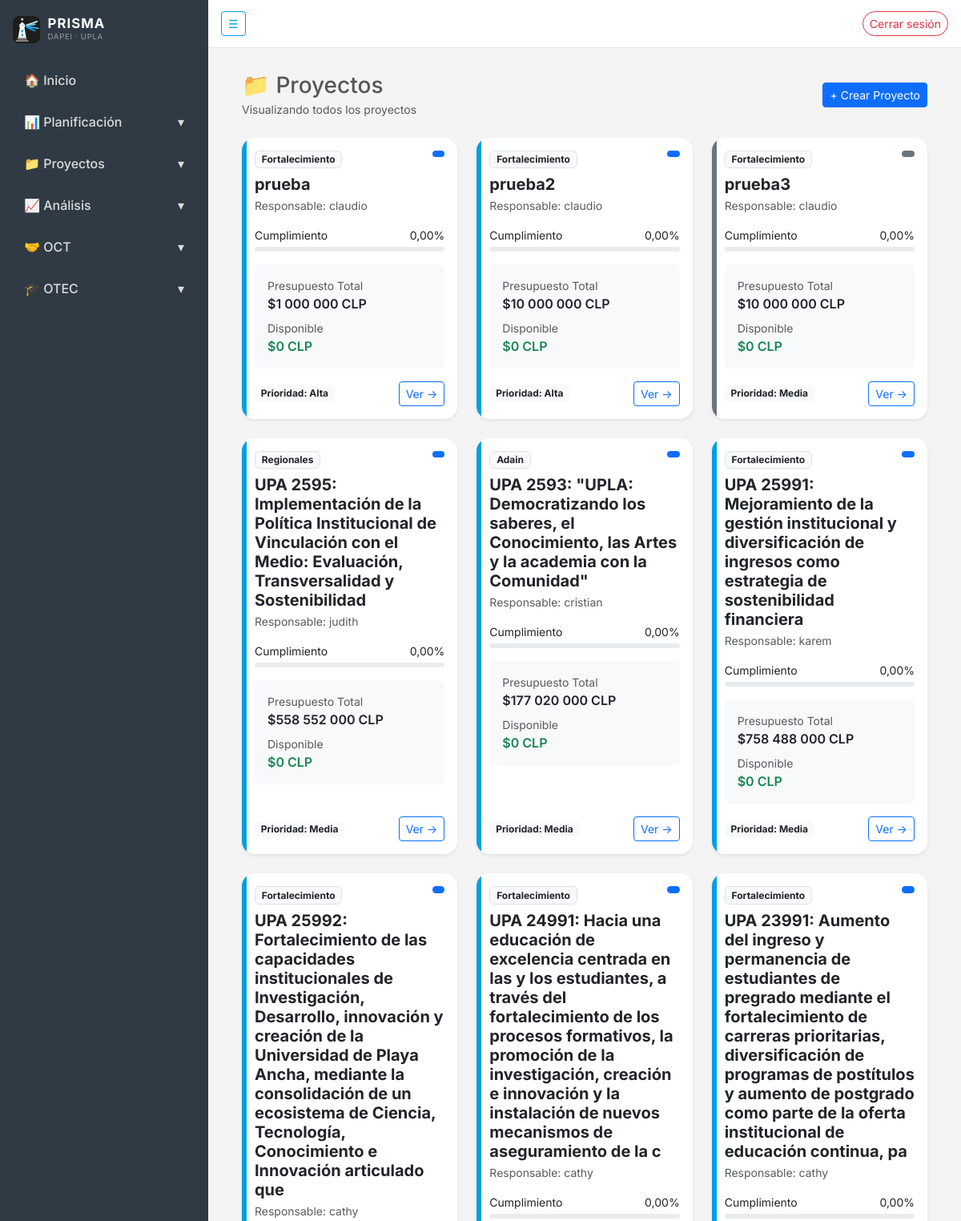
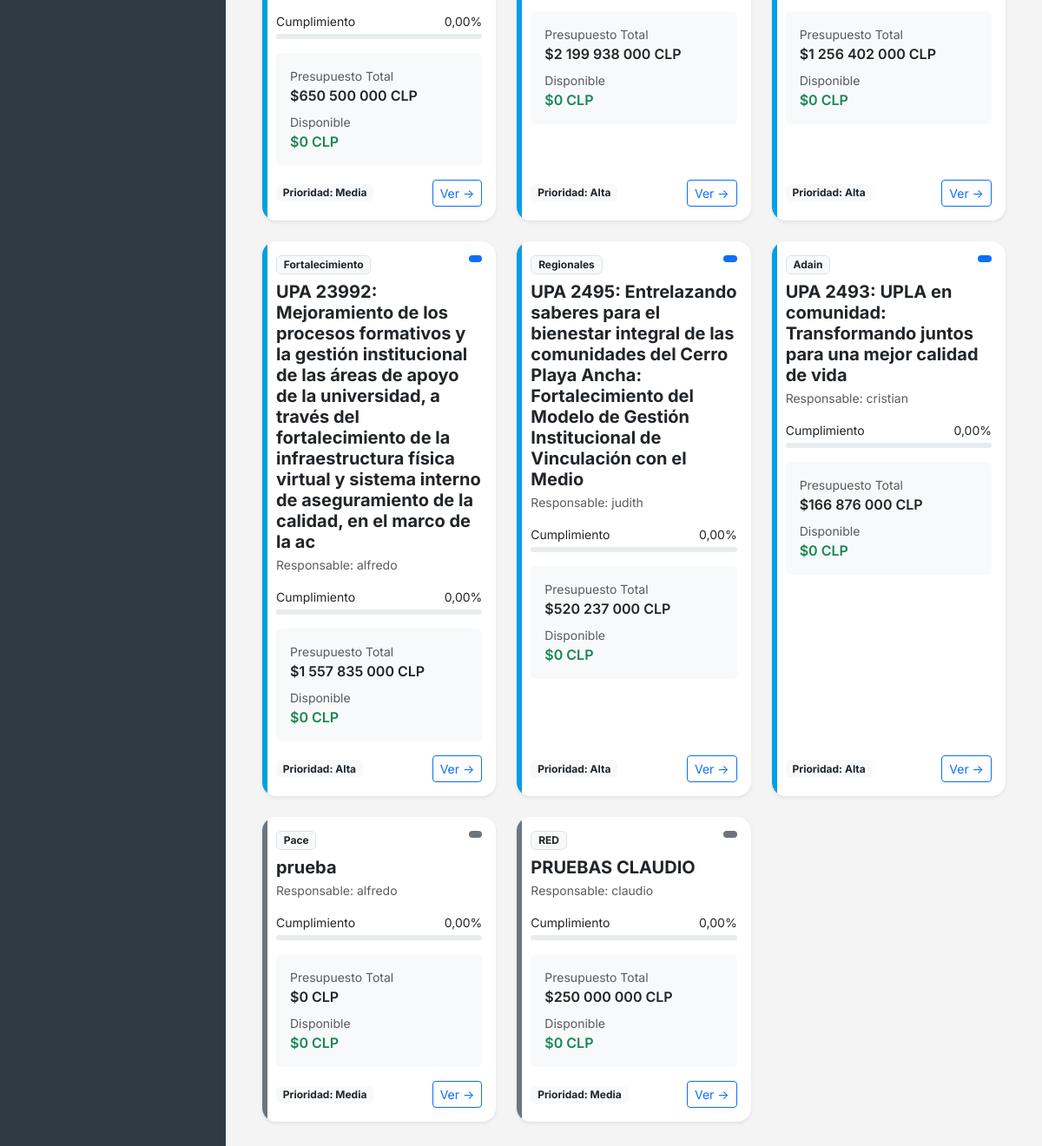
Screenshot of /proyectos/ (signed in) with the database file from the repository (2 pictures, top to bottom).
### proyectos/models.py (models this page shows, shortened)
class Proyecto(models.Model):
    TIPO_PROYECTO = [
        ('PACE', 'Pace'),
        ('FORT', 'Fortalecimiento'),
        ('REG', 'Regionales'),
        ('ADAIN', 'Adain'),
        ('GORE', 'Gore'),
    ]
    ESTADOS = [
        ('PLANIFICADO', 'Planificado'),
        ('EN_EJECUCION', 'En ejecución'),
        ('FINALIZADO', 'Finalizado'),
        ('SUSPENDIDO', 'Suspendido'),
    ]
    PRIORIDADES = [
        ('BAJA', 'Baja'),
        ('MEDIA', 'Media'),
        ('ALTA', 'Alta'),
    ]
    nombre = models.CharField(max_length=255)
    descripcion = models.TextField(blank=True)
    tipo = models.CharField(
        max_length=10,
        choices=TIPO_PROYECTO,
        default='PACE'
    )
    responsable = models.ForeignKey(
        User,
        on_delete=models.PROTECT,
        related_name='proyectos_responsable',
        null=True,
        blank=True
    )
    creado_por = models.ForeignKey(
        User,
        on_delete=models.PROTECT,
        related_name='proyectos_creados',
        null=True,
        blank=True
    )
    fecha_creacion = models.DateTimeField(auto_now_add=True)
    duracion_meses = models.PositiveIntegerField(
        default=0,
        blank=True
    )
    prioridad = models.CharField(
        max_length=10,
        choices=PRIORIDADES,
        default='MEDIA'
    )
    estado = models.CharField(
        max_length=20,
        choices=ESTADOS,
        default='PLANIFICADO'
    )
    cumplimiento = models.DecimalField(
        max_digits=5,
        decimal_places=2,
        default=0
    )
    presupuesto_total = models.DecimalField(
        max_digits=15,
        decimal_places=2,
        default=0
    )
    presupuesto_disponible = models.DecimalField(
        max_digits=15,
        decimal_places=2,
        default=0
    )
    @property
    def clase_borde(self):
        mapa = {
            'PLANIFICADO': 'borde-planificado',
            'EN_EJECUCION': 'borde-ejecucion',
            'FINALIZADO': 'borde-finalizado',
            'SUSPENDIDO': 'borde-suspendido',
        }
        return mapa.get(self.estado, '')
    @property
    def clase_badge_estado(self):
        mapa = {
            'PLANIFICADO': 'bg-secondary',
            'EN_EJECUCION': 'bg-primary',
            'FINALIZADO': 'bg-success',
            'SUSPENDIDO': 'bg-danger',
        }
        return mapa.get(self.estado, 'bg-light')

### proyectos/views.py (the view)
# urls.py: path('', views.lista_proyectos, name='lista_proyectos'),
@login_required
def lista_proyectos(request):
    user = request.user
    jefe = es_jefe(user)
    if jefe:
        proyectos = Proyecto.objects.prefetch_related(
            'objetivos__resultados'
        ).all()
    else:
        proyectos = Proyecto.objects.prefetch_related(
            'objetivos__resultados'
        ).filter(responsable=user)
    if request.method == 'POST' and jefe:
        form = ProyectoForm(request.POST)
        if form.is_valid():
            proyecto = form.save(commit=False)
            proyecto.creado_por = request.user
            proyecto.save()
            return redirect('proyectos:lista_proyectos')
    else:
        form = ProyectoForm()
    return render(request, 'proyectos/lista_proyectos.html', {
        'proyectos': proyectos,
        'es_jefe': jefe,
        'form': form
    })

### proyectos/views.py (called while the page is built)
def es_jefe(user):
    return user.groups.filter(name='JefeProyectos').exists()

### proyectos/templates/proyectos/lista_proyectos.html (shortened to what this page needs)
{% extends "core/base.html" %}
{% block content %}
<div class="container-fluid">
    <div class="d-flex justify-content-between align-items-center mb-4">
        <div>
            <h3 class="mb-0">📁 Proyectos</h3>
            <small class="text-muted">
                {% if es_jefe %}
                    Visualizando todos los proyectos
                {% else %}
                    Visualizando tus proyectos asignados
                {% endif %}
            </small>
        </div>
        {% if es_jefe %}
        <button class="btn btn-primary btn-sm"
                data-bs-toggle="modal"
                data-bs-target="#crearProyectoModal">
            + Crear Proyecto
        </button>
        {% endif %}
    </div>
    <div class="row g-4">
        {% load humanize %}
        {% for proyecto in proyectos %}
        <div class="col-md-6 col-lg-4">
            <div class="card proyecto-card border-0 shadow-sm h-100 {{ proyecto.clase_borde }}">
                <div class="card-body d-flex flex-column">
                    <div class="d-flex justify-content-between align-items-start mb-2">
                        <span class="badge bg-light text-dark border">
                            {{ proyecto.get_tipo_display }}
                        </span>
                        <span class="badge {{ proyecto.clase_badge_estado }}">
                    </div>
                    <h5 class="fw-bold mb-1">
                        {{ proyecto.nombre }}
                    </h5>
                    <p class="text-muted small mb-3">
                        Responsable: {{ proyecto.responsable|default:"No asignado" }}
                    </p>
                    <div class="mb-3">
                        <div class="d-flex justify-content-between small mb-1">
                            <span>Cumplimiento</span>
                            <span>{{ proyecto.cumplimiento }}%</span>
                        </div>
                        <div class="progress" style="height:6px;">
                        </div>
                    </div>
                    <div class="bg-light rounded p-3 mb-3">
                        <div class="small text-muted">Presupuesto Total</div>
                        <div class="fw-semibold">
                            ${{ proyecto.presupuesto_total|floatformat:0|intcomma }} CLP
                        </div>
                        <div class="small text-muted mt-2">Disponible</div>
                        <div class="fw-semibold text-success">
                            ${{ proyecto.presupuesto_disponible|floatformat:0|intcomma }} CLP
                        </div>
                    </div>
                    <div class="mt-auto d-flex justify-content-between align-items-center">
                        <span class="badge bg-light text-dark">
                            Prioridad: {{ proyecto.get_prioridad_display }}
                        </span>
                        <a href="{% url 'proyectos:detalle_proyecto' proyecto.pk %}"
                            class="btn btn-sm btn-outline-primary">
                            Ver →
                        </a>
                    </div>
                </div>
            </div>
        </div>
        {% endfor %}
    </div>
</div>
{% endblock %}

### core/templates/core/base.html (style rules this page uses)
:root { --font-sans: 'Inter', -apple-system, BlinkMacSystemFont, 'Segoe UI', Roboto, sans-serif; --font-mono: 'JetBrains Mono', ui-monospace, 'SFMono-Regular', Menlo, monospace; }
body { overflow-x: hidden; background-color: #f4f4f4; color: #565656; font-family: var(--font-sans); font-feature-settings: 'cv02', 'cv03', 'cv04', 'cv11'; -webkit-font-smoothing: antialiased; -moz-osx-font-smoothing: grayscale; }
.proyecto-card { border-radius: 16px; overflow: hidden; position: relative; transition: all 0.25s ease; border: none; }
.proyecto-card::before { content: ""; position: absolute; left: 0; top: 0; height: 100%; width: 6px; }
.borde-planificado::before { background: #6c757d; }
.borde-ejecucion::before { background: #009fe3; }

### rows the page displays
Proyecto: tipo "Fortalecimiento", nombre "prueba", responsable "claudio", cumplimiento "0,00", presupuesto_total "1 000 000", presupuesto_disponible "0", prioridad "Alta"
Proyecto: tipo "Fortalecimiento", nombre "prueba2", responsable "claudio", cumplimiento "0,00", presupuesto_total "10 000 000", presupuesto_disponible "0", prioridad "Alta"
Proyecto: tipo "Fortalecimiento", nombre "prueba3", responsable "claudio", cumplimiento "0,00", presupuesto_total "10 000 000", presupuesto_disponible "0", prioridad "Media"
Proyecto: tipo "Regionales", nombre "UPA 2595: Implementación de la Política Institucional de Vinculación con el Medio: Evaluación, Transversalidad y Sostenibilidad", responsable "judith", cumplimiento "0,00", presupuesto_total "558 552 000", presupuesto_disponible "0", prioridad "Media"
Proyecto: tipo "Adain", nombre "UPA 2593: \"UPLA: Democratizando los saberes, el Conocimiento, las Artes y la academia con la Comunidad\"", responsable "cristian", cumplimiento "0,00", presupuesto_total "177 020 000", presupuesto_disponible "0", prioridad "Media"
Proyecto: tipo "Fortalecimiento", nombre "UPA 25991: Mejoramiento de la gestión institucional y diversificación de ingresos como estrategia de sostenibilidad financiera", responsable "karem", cumplimiento "0,00", presupuesto_total "758 488 000", presupuesto_disponible "0", prioridad "Media"
Proyecto: tipo "Fortalecimiento", nombre "UPA 25992: Fortalecimiento de las capacidades institucionales de Investigación, Desarrollo, innovación y creación de la Universidad de Playa Ancha, mediante la consolidación de un ecosistema de Ciencia, Tecnología, Conocimiento e Innovación articulado que", responsable "cathy", cumplimiento "0,00", presupuesto_total "650 500 000", presupuesto_disponible "0", prioridad "Media"
Proyecto: tipo "Fortalecimiento", nombre "UPA 24991: Hacia una educación de excelencia centrada en las y los estudiantes, a través del fortalecimiento de los procesos formativos, la promoción de la investigación, creación e innovación y la instalación de nuevos mecanismos de aseguramiento de la c", responsable "cathy", cumplimiento "0,00", presupuesto_total "2 199 938 000", presupuesto_disponible "0", prioridad "Alta"
Proyecto: tipo "Fortalecimiento", nombre "UPA 23991: Aumento del ingreso y permanencia de estudiantes de pregrado mediante el fortalecimiento de carreras prioritarias, diversificación de programas de postítulos y aumento de postgrado como parte de la oferta institucional de educación continua, pa", responsable "cathy", cumplimiento "0,00", presupuesto_total "1 256 402 000", presupuesto_disponible "0", prioridad "Alta"
Proyecto: tipo "Fortalecimiento", nombre "UPA 23992: Mejoramiento de los procesos formativos y la gestión institucional de las áreas de apoyo de la universidad, a través del fortalecimiento de la infraestructura física virtual y sistema interno de aseguramiento de la calidad, en el marco de la ac", responsable "alfredo", cumplimiento "0,00", presupuesto_total "1 557 835 000", presupuesto_disponible "0", prioridad "Alta"
Proyecto: tipo "Regionales", nombre "UPA 2495: Entrelazando saberes para el bienestar integral de las comunidades del Cerro Playa Ancha: Fortalecimiento del Modelo de Gestión Institucional de Vinculación con el Medio", responsable "judith", cumplimiento "0,00", presupuesto_total "520 237 000", presupuesto_disponible "0", prioridad "Alta"
Proyecto: tipo "Adain", nombre "UPA 2493: UPLA en comunidad: Transformando juntos para una mejor calidad de vida", responsable "cristian", cumplimiento "0,00", presupuesto_total "166 876 000", presupuesto_disponible "0", prioridad "Alta"
Proyecto: tipo "Pace", nombre "prueba", responsable "alfredo", cumplimiento "0,00", presupuesto_total "0", presupuesto_disponible "0", prioridad "Media"
Proyecto: tipo "RED", nombre "PRUEBAS CLAUDIO", responsable "claudio", cumplimiento "0,00", presupuesto_total "250 000 000", presupuesto_disponible "0", prioridad "Media"
